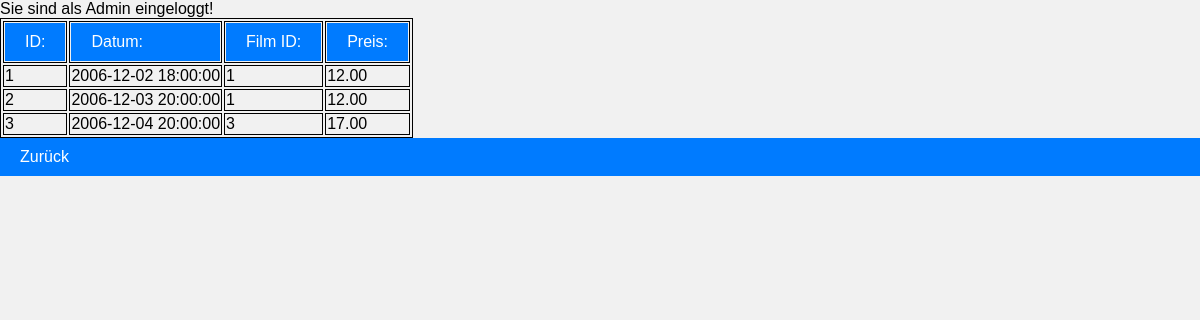
Page /vorstellungen.php (signed in) on the committed database.
### tables this page shows
CREATE TABLE `vorstellung` (
  `id` int(11) NOT NULL auto_increment,
  `datum` datetime NOT NULL,
  `film_id` int(11) NOT NULL,
  `preis` decimal(4,2) NOT NULL,
  PRIMARY KEY  (`id`),
  KEY `film_id` (`film_id`),
  CONSTRAINT `vorstellung_ibfk_1` FOREIGN KEY (`film_id`) REFERENCES `film` (`id`) ON UPDATE CASCADE
);

### vorstellungen.php (the view, shortened to what this page needs)
<!DOCTYPE html>
<html lang="de">
<head>
</head>
<body>
<table>
<tr><td><a href="vorstellungen.php?sort=id">ID:</a></td>
    <td><a href="vorstellungen.php?sort=datum">Datum:</a></td>
    <td><a href="vorstellungen.php?sort=film_id">Film ID:</a></td>
    <td><a href="vorstellungen.php?sort=preis">Preis:</a></td>
</tr>
<?php
   $con = new mysqli("", "root", "", "kino");
   $sql = "SELECT * FROM vorstellung";
   if(isset($_GET['sort']) == FALSE)
   {
     $sql .= " ORDER BY id";
   }
   elseif ($_GET['sort'] == 'id')
   {
     $sql .= " ORDER BY id";
   }
   elseif ($_GET['sort'] == 'datum')
   {
     $sql .= " ORDER BY datum";
   }
   elseif ($_GET['sort'] == 'film_id')
   {
     $sql .= " ORDER BY film_id";
   }
   elseif ($_GET['sort'] == 'preis')
   {
     $sql .= " ORDER BY preis";
   }
   $res = $con->query($sql);
   while ($dsatz = $res->fetch_assoc())
   {
      echo "<tr>";
      echo "<td>" . $dsatz["id"] . "</td>";
      echo "<td>" . $dsatz["datum"] . "</td>";
      echo "<td>" . $dsatz["film_id"] . "</td>";
	  echo "<td>" . $dsatz["preis"] . "</td>";
      echo "</tr>";
   }
?>
</table>
   <a href="intern.php">Zurück</a>
</body>
</html>

### vorstellungen.php (style rules this page uses)
table,td { border:1px solid black; }
body { font-family: Arial, sans-serif; background-color: #f1f1f1; margin: 0; padding: 0; }
a { display: block; padding: 10px 20px; background-color: #007bff; color: #fff; text-decoration: none; transition: background-color 0.3s ease; }

### rows in the picture
vorstellung: id "1", datum "2006-12-02 18:00:00", film "1", preis "12.00"
vorstellung: id "2", datum "2006-12-03 20:00:00", film "1", preis "12.00"
vorstellung: id "3", datum "2006-12-04 20:00:00", film "3", preis "17.00"
